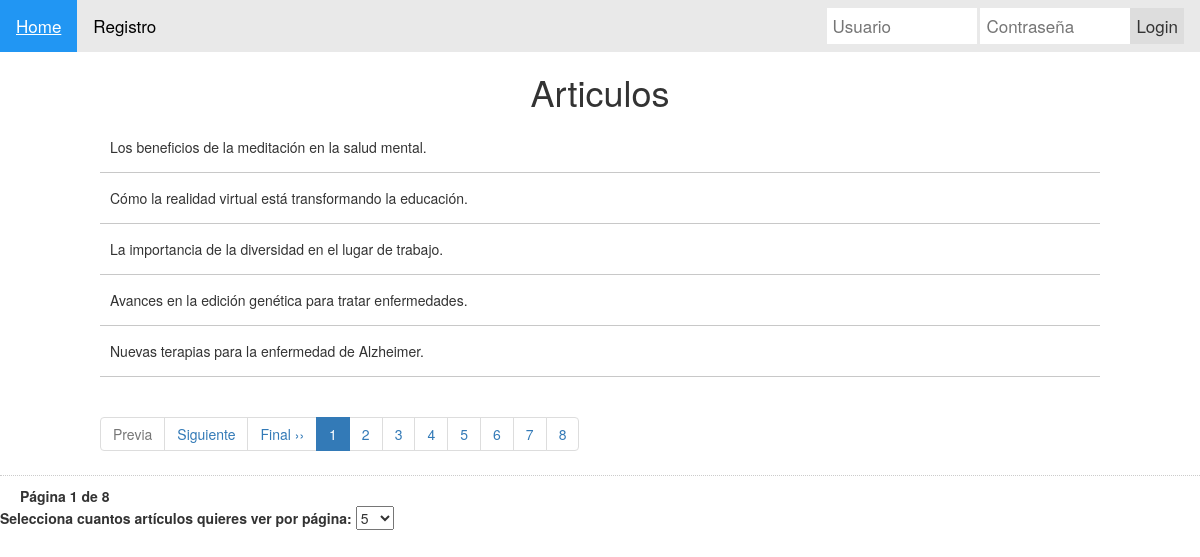
The page /Controladors/index.php on the database its author committed.
### tables this page shows
CREATE TABLE IF NOT EXISTS `articles` (
  `id` int(11) NOT NULL AUTO_INCREMENT,
  `article` text NOT NULL,
  `id_usuaris` int(10) UNSIGNED NOT NULL,
  PRIMARY KEY (`id`),
  KEY `fk_articles_usuaris` (`id_usuaris`)
);

### Controladors/index.php (the view, shortened to what this page needs)
<?php
  function mostrarArticulosBBDD($conn, $articulosPorPagina, $offset){
    $stmt = $conn->prepare("SELECT * FROM articles LIMIT :offset, :articulosPorPagina");
    $stmt->bindParam(':offset', $offset, PDO::PARAM_INT);
    $stmt->bindParam(':articulosPorPagina', $articulosPorPagina, PDO::PARAM_INT);
    $stmt->execute();
    echo '<ul>';
    while ($resultat = $stmt->fetch(PDO::FETCH_ASSOC)) {
        echo '<li>' . htmlspecialchars($resultat['article']) . '</li>';
    }
    echo '</ul>';
}
include "../Vistes/index.vista.php"
?>

### Estils/estils_pt03.css (style rules this page uses)
* { margin: 0; padding: 0; -webkit-box-sizing: border-box; -moz-box-sizing: border-box; box-sizing: border-box; }
body { background: #e9e9e9; color: #2e2e2e; font-family: 'Open Sans Condensed', sans-serif; }
.contenidor .articles ul { list-style: none; }
.contenidor .articles ul li { padding:15px 10px; border-bottom: 1px solid #c8c8c8; }
* { box-sizing: border-box; }

### rows shown on the page
articles: article "Los beneficios de la meditación en la salud mental."
articles: article "Cómo la realidad virtual está transformando la educación."
articles: article "La importancia de la diversidad en el lugar de trabajo."
articles: article "Avances en la edición genética para tratar enfermedades."
articles: article "Nuevas terapias para la enfermedad de Alzheimer."

### other values the page prints
$paginaActual "1"
$numPagines "8"
